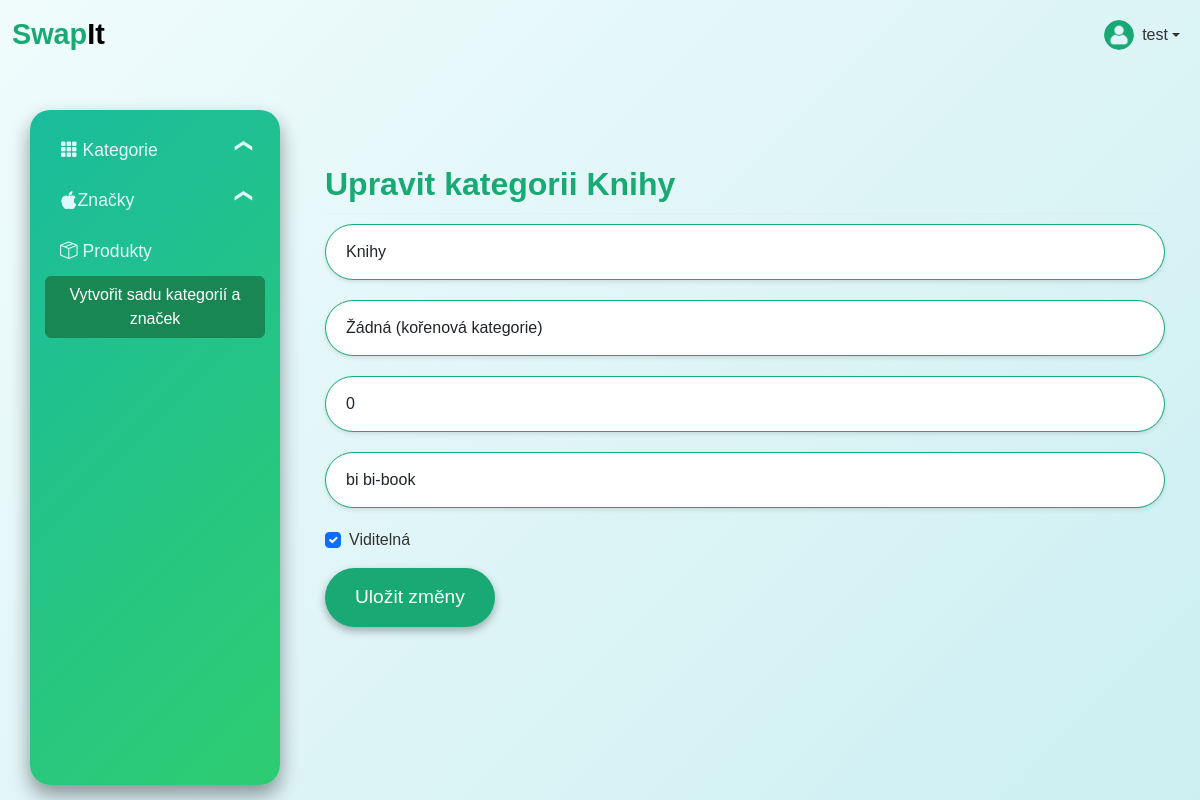
Page /edit_category/1 (signed in) on the committed database.
### models/user_model.py (models this page shows, shortened)
class User(db.Model, UserMixin):
    __tablename__ = 'users'
    id = db.Column(db.Integer, primary_key=True)
    username = db.Column(db.String(50), unique=True, nullable=False)
    email = db.Column(db.String(120), unique=True, nullable=False)
    password = db.Column(db.String(255), nullable=False)
    role = db.Column(db.String(50), nullable=False, default=Role.ADMIN)
    status = db.Column(db.String(20), default='active')
    first_name = db.Column(db.String(50), nullable=False)
    last_name = db.Column(db.String(50), nullable=False)
    date_of_birth = db.Column(db.Date, nullable=True)
    gender = db.Column(db.String(10), nullable=True)
    profile_picture = db.Column(db.String(200), nullable=True)
    bio = db.Column(db.Text, nullable=True)
    location = db.Column(db.String(100), nullable=True)
    phone_number = db.Column(db.String(15), nullable=True)
    website = db.Column(db.String(200), nullable=True)
    join_date = db.Column(db.DateTime, default=datetime.utcnow)
    last_login = db.Column(db.DateTime, nullable=True)
    last_ip = db.Column(db.String(45), nullable=True)

### models/category_model.py (models this page shows, shortened)
class Category(db.Model):
    __tablename__ = 'categories'
    id = db.Column(db.Integer, primary_key=True)
    name = db.Column(db.String(255), nullable=False)
    parent_id = db.Column(db.Integer, db.ForeignKey('categories.id'), nullable=True)
    order = db.Column(db.Integer, default=0)
    visible = db.Column(db.Boolean, default=True)
    icon = db.Column(db.String(255), nullable=True)
    parent = relationship('Category', remote_side=[id], backref=backref('subcategories', lazy='dynamic', cascade='all, delete-orphan', order_by="Category.order"))

### blueprints/admin_blueprint.py (the view, shortened to what this page needs)
class EditCategoryView(MethodView):
    decorators = [login_required]
    def get(self, category_id):
        category = Category.query.get_or_404(category_id)
        categories = Category.query.filter(Category.id != category_id).order_by(Category.order).all()
        categories_with_subcategories = build_category_tree(categories, include_invisible=False)
        return render_template('admin/category/edit_category.html', category=category, categories=categories,
                               categories_tree=categories_with_subcategories)

### blueprints/admin_blueprint.py (called while the page is built)
def build_category_tree(categories, include_invisible=False):
    if include_invisible:
        category_dict = {category.id: {'category': category, 'subcategories': []} for category in categories}
    else:
        category_dict = {category.id: {'category': category, 'subcategories': []} for category in categories if category.visible}
    root_categories = []
    for category in sorted(categories, key=lambda c: c.order):
        if include_invisible or category.visible:
            if category.parent_id is None:
                root_categories.append(category_dict[category.id])
            else:
                parent = category_dict.get(category.parent_id)
                if parent:
                    parent['subcategories'].append(category_dict[category.id])
    return root_categories

### login.py (called while the page is built)
@login_manager.user_loader
def load_user(user_id):
    return User.query.get(int(user_id))

### templates/admin/category/edit_category.html (shortened to what this page needs)
<!DOCTYPE html>
<html lang="cs">
<head>
    <link href="https://cdn.jsdelivr.net/npm/bootstrap@5.3.3/dist/css/bootstrap.min.css" rel="stylesheet">
    <link href="https://cdn.jsdelivr.net/npm/bootstrap-icons/font/bootstrap-icons.css" rel="stylesheet">
    <link rel="stylesheet" href="{{ url_for('static', filename='css/navbar.css') }}">
    <link rel="stylesheet" href="{{ url_for('static', filename='css/sidebar.css') }}">
    <link rel="stylesheet" href="{{ url_for('static', filename='css/dashboard.css') }}">
    <link rel="stylesheet" href="{{ url_for('static', filename='css/category_form.css') }}">
</head>
<body>
    {% include 'navbar.html' %}
    {% include 'admin/admin_sidebar.html' %}
    <div class="main-content">
        <div class="filter-section">
            <div class="row">
                <div class="col-md-12 mt-3">
                    <h2 class="swapnout-text">Upravit kategorii {{ category.name }}</h2>
                    <hr class="custom-hr">
                    <section class="category-section">
                       <form method="POST" action="{{ url_for('admin_bp.edit_category', category_id=category.id) }}">
                            <div class="mb-3">
                                <input type="text" class="form-control" id="name" name="name" value="{{ category.name }}" placeholder="Zadejte název kategorie" required>
                            </div>
                            <div class="mb-3">
                                <select class="form-control" id="parent_id" name="parent_id">
                                    <option value="">Žádná (kořenová kategorie)</option>
                                </select>
                            </div>
                            <div class="mb-3">
                                <input type="number" class="form-control" id="order" name="order" value="{{ category.order }}" placeholder="Zadejte pořadí kategorie" required>
                            </div>
                            <div class="mb-3">
                                <input type="text" class="form-control" id="icon" name="icon" value="{{ category.icon }}" placeholder="Zadejte třídu ikony (např. 'bi bi-grid-3x3-gap-fill')">
                            </div>
                            <div class="form-check mb-3">
                                <input type="checkbox" class="form-check-input" id="visible" name="visible" {% if category.visible %}checked{% endif %}>
                                <label class="form-check-label" for="visible">Viditelná</label>
                            </div>
                            <button type="submit" class="btn btn-primary">Uložit změny</button>
                        </form>
                    </section>
                </div>
            </div>
        </div>
    </div>
</body>
</html>

### templates/navbar.html (shortened to what this page needs)
<nav class="navbar navbar-expand-lg">
    <div class="container-fluid">
        <a class="navbar-brand" href="/">
            <span class="swap-green">Swap</span><span class="it-black">It</span>
        </a>
        <ul class="navbar-nav ms-auto">
            {% if current_user.is_authenticated %}
                <li class="nav-item dropdown">
                    <a class="nav-link dropdown-toggle d-flex align-items-center" href="#" id="userDropdown" role="button" data-bs-toggle="dropdown" aria-expanded="false">
                        <img src="{{ current_user.profile_picture_url or url_for('static', filename='default_profile1.png') }}" alt="Profile" class="rounded-circle" width="30" height="30">
                        <span class="ms-2">{{ current_user.username }}</span>
                    </a>
                </li>
            {% endif %}
        </ul>
    </div>
</nav>

### static/css/navbar.css (style rules this page uses)
.navbar { background-color: transparent; box-shadow: none; width: 100%; position: fixed; top: 0; z-index: 1000; }
.navbar-brand { font-weight: bold; font-size: 1.8rem; }
.navbar-brand .swap-green { color: #19a974; }
.navbar-brand .it-black { color: #000000; }
.navbar-nav .nav-link { color: #333; font-weight: 500; }

### static/css/dashboard.css (style rules this page uses)
body { font-family: 'Poppins', sans-serif; background: linear-gradient(135deg, #f0fcfc, #dff5f7, #cceff2); background-size: cover; background-repeat: no-repeat; background-attachment: fixed; color: #333; overflow-x: hidden; padding-top: 70px; }
.main-content { margin-left: 290px; padding: 20px; width: calc(100% - 290px); }
.filter-section { margin-bottom: 30px; background-color: transparent; padding: 15px; border-radius: 10px; }
.swapnout-text { font-size: 2rem; color: #19a974; font-weight: 600; text-align: left; margin-top: 20px; }
.custom-hr { border: none; border-top: 1px solid #ddd; width: 100%; margin: 10px 0; }

### static/css/category_form.css (style rules this page uses)
.category-section .form-control { border-radius: 50px; padding: 15px 20px; margin-bottom: 20px; box-shadow: 0 2px 4px rgba(0, 0, 0, 0.1); border: 1px solid #19a974; }
.category-section .btn-primary { background-color: #19a974; border: none; padding: 15px 30px; border-radius: 50px; font-size: 1.2rem; transition: all 0.3s ease; box-shadow: 0 4px 8px rgba(0, 0, 0, 0.3); }

### rows in the picture
User: username "test"
Category: name "Knihy", order "0", icon "bi bi-book", visible "☑"
